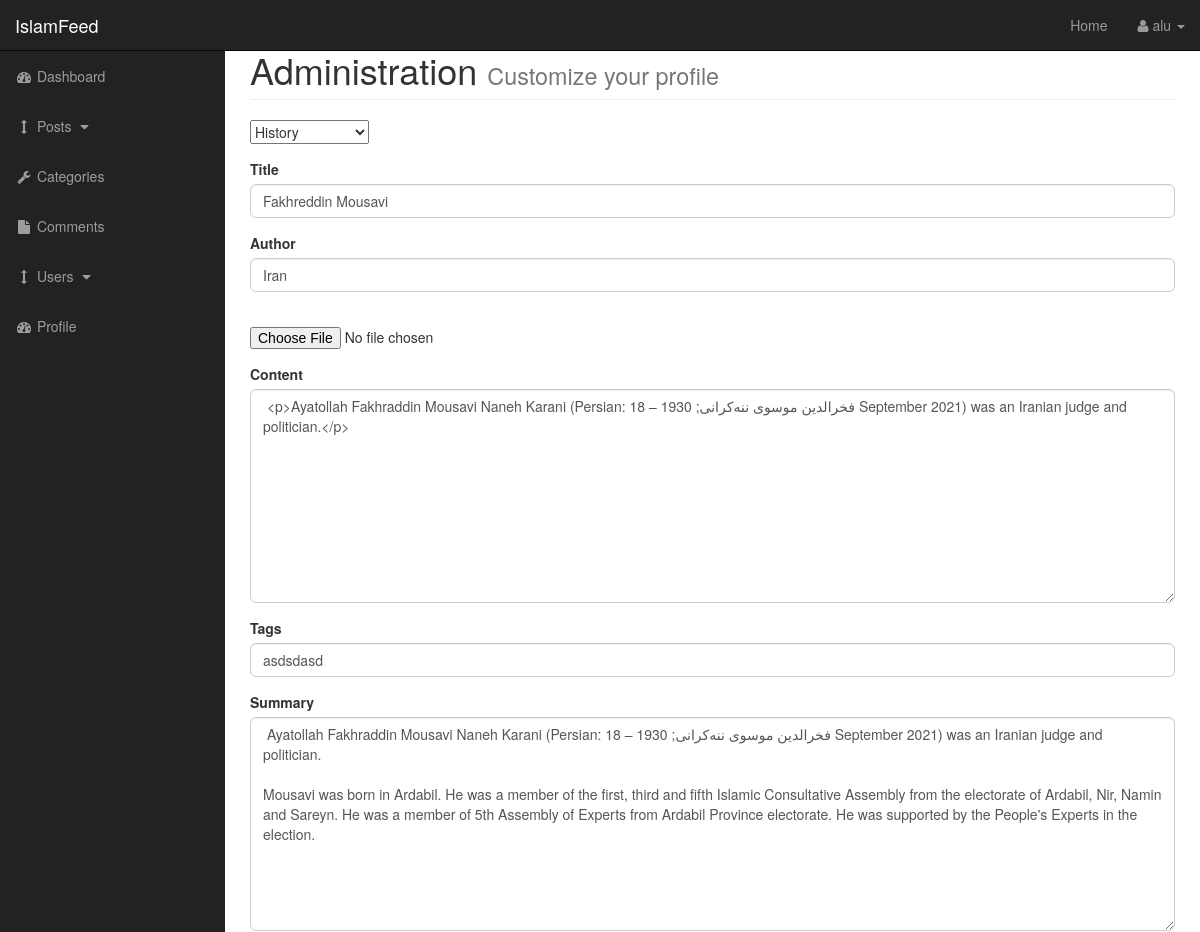
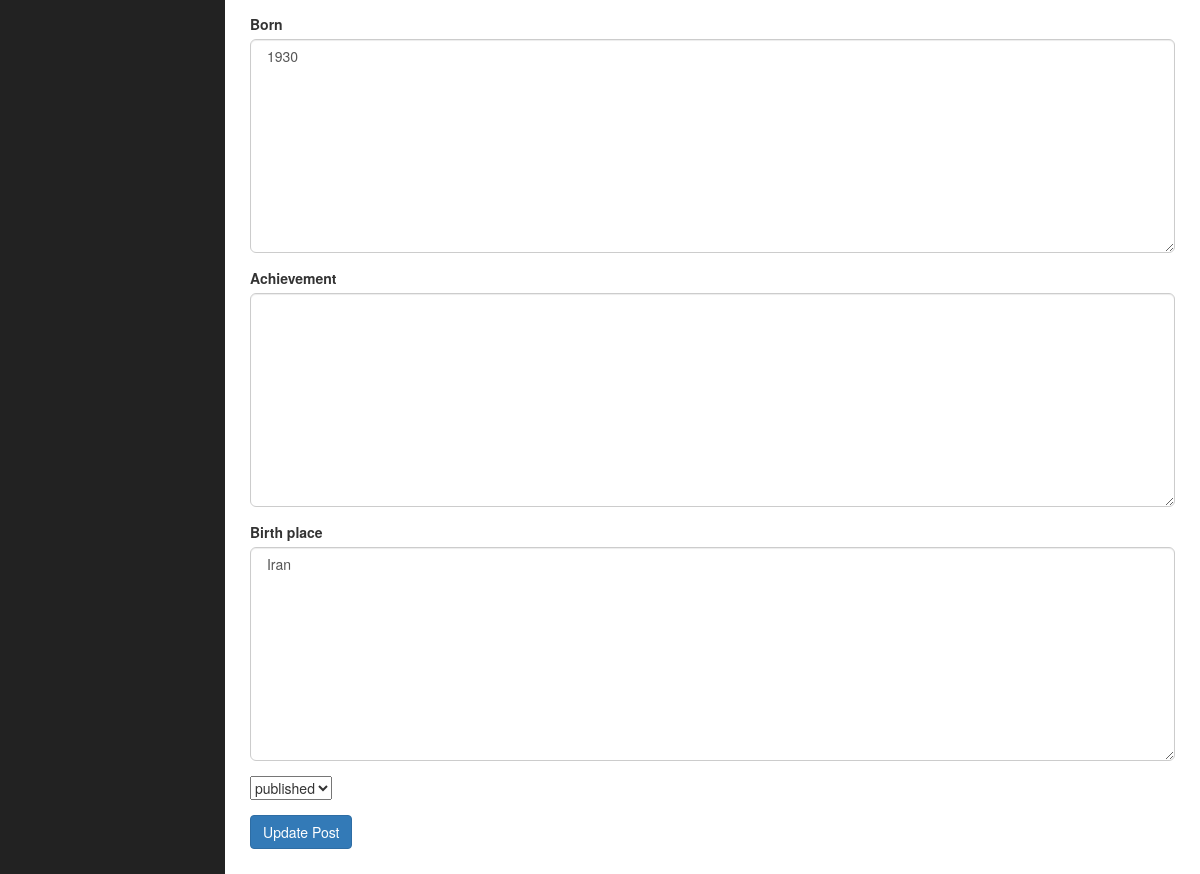
The app's page /admin/admin_posts.php?source=edit_post&p_id=12 (signed in) with its own data (2 pictures, top to bottom).
### tables this page shows
CREATE TABLE `posts` (
  `post_id` int(11) NOT NULL,
  `post_category_id` int(11) DEFAULT NULL,
  `post_title` varchar(191) DEFAULT '',
  `post_author` varchar(191) DEFAULT '',
  `post_date` date DEFAULT NULL,
  `post_image` text DEFAULT NULL,
  `post_content` text DEFAULT NULL,
  `post_tags` varchar(191) DEFAULT '',
  `post_comment_count` int(11) DEFAULT 0,
  `post_status` varchar(191) DEFAULT 'draft',
  `born` varchar(191) DEFAULT NULL,
  `post_summary` text DEFAULT NULL,
  `achievement` text DEFAULT NULL,
  `birth_place` text DEFAULT NULL
);

### admin/includes/edit_post.php (the view, shortened to what this page needs)
<?php
    if(isset($_GET['p_id'])){
        $the_post_id = $_GET['p_id'];
    }
    $query = "SELECT * FROM posts WHERE post_id = $the_post_id";
    $select_posts_by_id = mysqli_query($connection,$query);
    while($row = mysqli_fetch_assoc($select_posts_by_id)){
        $post_title = $row['post_title'];
        $post_author = $row['post_author'];
        $post_content = $row['post_content'];
        $post_tags = $row['post_tags'];
        $post_status = $row['post_status'];
        $born = $row['born'];
        $post_summary = $row['post_summary'];
        $achievement = $row['achievement'];
        $birth_place = $row['birth_place'];
    }
?>
<form action="" method="post" enctype="multipart/form-data">
    <div class="form-group">
        <select name="post_category" id="">
            <?php
                $query = "SELECT * FROM category";
                $update_categories = mysqli_query($connection,$query);
                while($row = mysqli_fetch_assoc($update_categories)){
                    $cat_id = $row['cat_id'];
                    $cat_title = $row['cat_title'];
                    echo "<option value='$cat_id'>{$cat_title}</option>";
                }
            ?>
        </select>
    </div>
    <div class="form-group">
        <label for="title">Title</label>
        <input value="<?php echo $post_title; ?>" type="text" class="form-control" name="post_title">
    </div>
    <div class="form-group">
        <label for="post_author">Author</label>
        <input value="<?php echo $post_author; ?>" type="text" class="form-control" name="post_author">
    </div>
    <div class="form-group">
        <input type="file" name="post_image">
    </div>
    <div class="form-group">
        <label for="post_content">Content</label>
        <textarea class="form-control" name="post_content" id="edit" col="30" rows="10"> <?php echo $post_content; ?> </textarea>
    </div>
    <div class="form-group">
        <label for="post_tags">Tags</label>
        <input value="<?php echo $post_tags; ?>" type="text" class="form-control" name="post_tags">
    </div>
    <div class="form-group">
        <label for="post_summary">Summary</label>
        <textarea class="form-control" name="post_summary" id="edit" col="30" rows="10"> <?php echo $post_summary; ?> </textarea>
    </div>
    <div class="form-group">
        <label for="born">Born</label>
        <textarea class="form-control" name="born" id="edit" col="30" rows="10"> <?php echo $born; ?> </textarea>
    </div>
    <div class="form-group">
        <label for="achievement">Achievement</label>
        <textarea class="form-control" name="achievement" id="edit" col="30" rows="10"> <?php echo $achievement; ?> </textarea>
    </div>
    <div class="form-group">
        <label for="birth_place">Birth place</label>
        <textarea class="form-control" name="birth_place" id="edit" col="30" rows="10"> <?php echo $birth_place; ?> </textarea>
    </div>
    <div class="form-group">
        <select name="post_status" id="">
            <option value='<?php echo $post_status;?>'><?php echo $post_status;?></option>
        </select>
    </div>
    <div class="form-group">
        <input class="btn btn-primary" type="submit" name="update_post" value="Update Post">
    </div>
</form>

### admin/css/sb-admin.css (style rules this page uses)
body { margin-top: 100px; background-color: #222; }
@media (min-width:768px) { body { margin-top: 50px; } }

### css/main.css (style rules this page uses)
body { margin: 0; padding: 0; }
html { scroll-behavior: smooth; }
.form-control { border-radius: 6px !important; -webkit-border-radius: 6px !important; -moz-border-radius: 6px !important; -ms-border-radius: 6px !important; -o-border-radius: 6px !important; }
._ov_auto div { overflow: auto; }

### records on screen
posts: post_title "Fakhreddin Mousavi", post_author "Iran", post_content "<p>Ayatollah Fakhraddin Mousavi Naneh Karani (Persian: ‌فخرالدین موسوی ننه‌کرانی; 1930 – 18 September 2021) was an Iranian judge and politician.</p>", post_tags "asdsdasd", post_summary "Ayatollah Fakhraddin Mousavi Naneh Karani (Persian: ‌فخرالدین موسوی ننه‌کرانی; 1930 – 18 September 2021) was an Iranian judge and politician. Mousavi was born in Ardabil. He was a member of the first, third and fifth Islamic Consultative Assembly from the electorate of Ardabil, Nir, Namin and Sareyn. He was a member of 5th Assembly of Experts from Ardabil Province electorate. He was supported by the People's Experts in the election.", born "1930", birth_place "Iran", post_status "published"

### other values on screen
$_SESSION['username'] "alu"
form field post_category "History"
